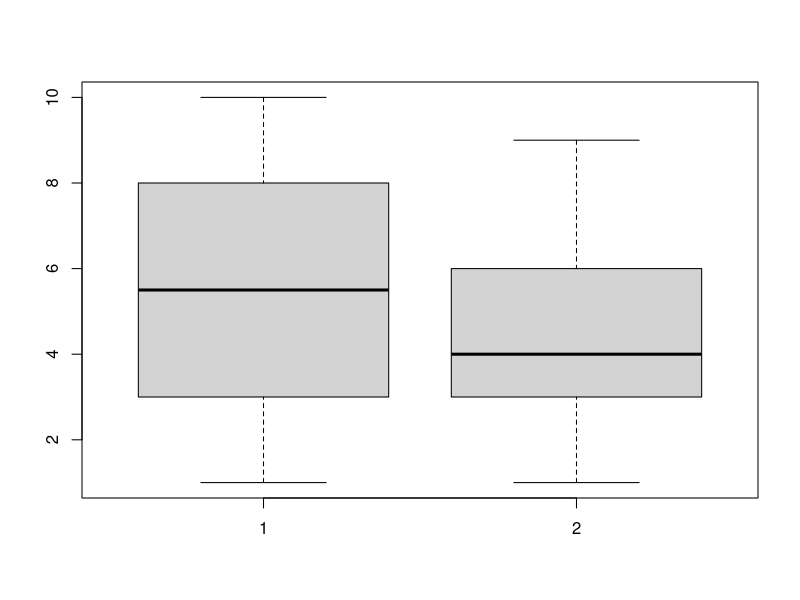
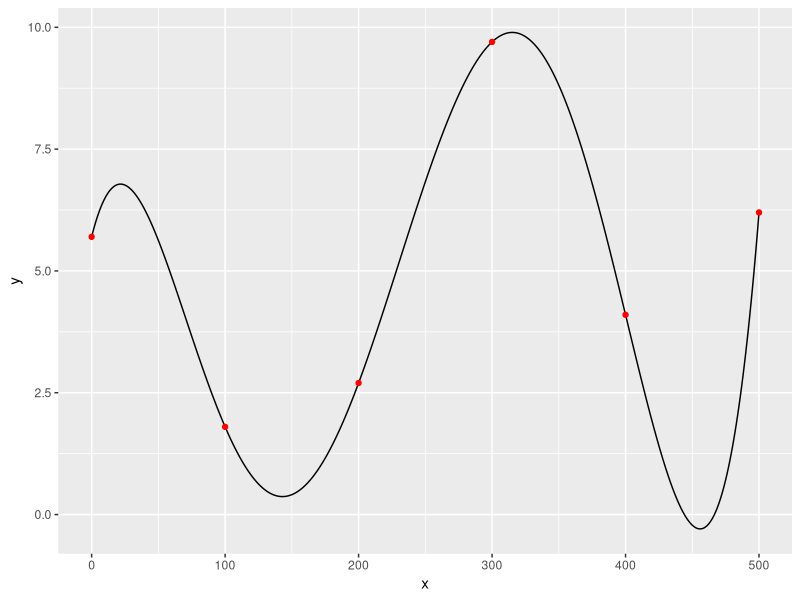

Generate these figures, in order, with R:
## ---- chunk 1
a <- c(1,2,3)
## ---- chunk 2
a
## ---- chunk 3
M <- matrix(
  c(2,3,5,7,11,13,17,19,23), 
  nrow = 3)
## ---- chunk 4
M
## ---- chunk 5
M %*% a
solve(M)
## ---- chunk 6
x <- 1:5
str(x)

x <- c(1.2, 3.4)
str(x)

x <- c("a", "b")
str(x)

x <- factor(c("a", "b"))
str(x)

x <- as.POSIXct(c("2020-01-01 12:34:56","2020-01-01 12:34:59"))
str(x)
## ---- chunk 7
funcA <- function(var1, var2){
  return(var1 * 2 + var2 * 0.1)
}
## ---- chunk 8
funcA(var1 = 10, var2 = 2)
## ---- chunk 9
d <- data.frame(x = 1:10, y = c(3,4,5,1,2,4,6,7,4,9))
str(d)
summary(d)
## ---- chunk 10
dat_hd <- read.table("heart.dat", header = T) 
str(dat_hd)
## ---- chunk 11
dat_hd$cp <- factor(dat_hd$cp, labels = c("typ_ang", "atyp_ang", "non_ang", "asymp"))
dat_hd$hd = factor(dat_hd$hd, labels = c("abs", "prs"))
str(dat_hd)
## ---- chunk 12
xtabs(~cp, dat_hd)
## ---- chunk 13
xtabs(~cp+hd, dat_hd)
## ---- chunk 14
boxplot(d$x, d$y)
## ---- chunk 15
wilcox.test(x = runif(10), y = runif(10)+0.3, alternative = "two.sided", mu = 0, paired = F, exact = T)
## ---- chunk 16
model_hd <- lm(oldpeak ~ cp + mthalach + cp, data = dat_hd)
summary(model_hd)
## ---- chunk 17
data("ToothGrowth")
str(ToothGrowth)
summary(ToothGrowth)
## ---- chunk 18
library(pracma)
library(tidyverse)
## ---- chunk 19
x_d <- c(0,100,200,300,400,500)
y_d <- c(5.7,1.8,2.7,9.7,4.1,6.2)
x   <- 0:500
y   <- pracma::barylag(x_d,y_d,x)
## ---- chunk 20
ggplot() +
  geom_line(data = data.frame(x,y), aes(x,y)) +
  geom_point(data = data.frame(x_d, y_d), aes(x_d, y_d), colour = "red")
